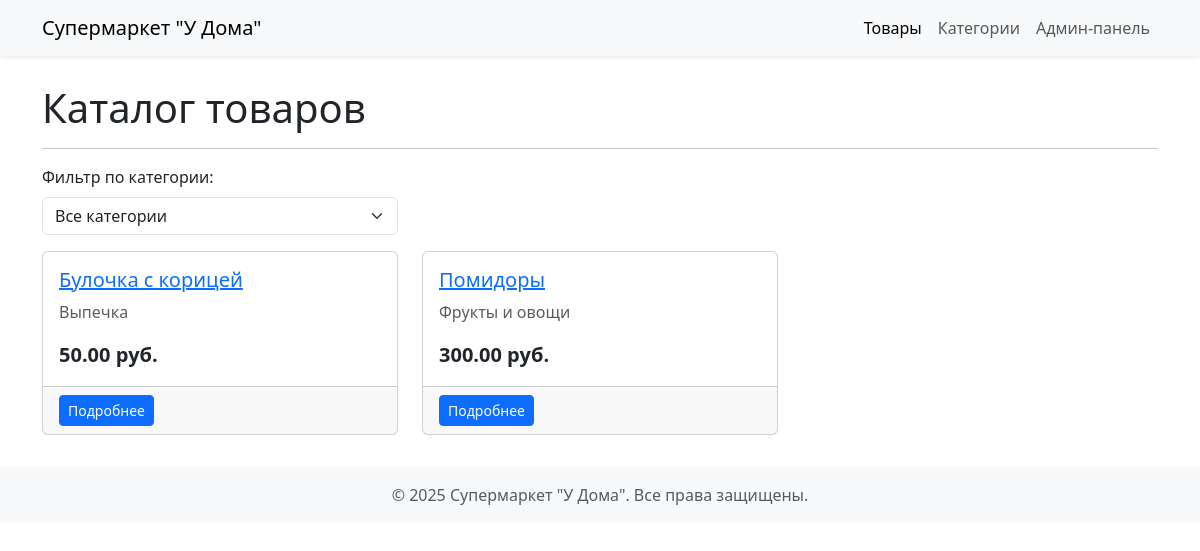
The page /supermarket/products/ on the database its author committed.
### supermarket_app/models.py (models this page shows, shortened)
class TimestampedModel(models.Model):
    created_at = models.DateTimeField(auto_now_add=True, verbose_name="Время создания")
    updated_at = models.DateTimeField(auto_now=True, verbose_name="Время обновления")
    class Meta:
        abstract = True

class IsActiveModel(models.Model):
    is_active = models.BooleanField(default=True, verbose_name="Активен")
    objects = IsActiveManager()
    class Meta:
        abstract = True

class Product(TimestampedModel, IsActiveModel):
    name = models.CharField(max_length=200, verbose_name="Название товара")
    description = models.TextField(blank=True, verbose_name="Описание")
    category = models.ForeignKey(
        Category,
        on_delete=models.PROTECT,
        related_name='products',
        verbose_name="Категория"
    )
    transport_companies = models.ManyToManyField(
        TransportCompany,
        related_name='products',
        verbose_name="Транспортные компании",
        blank=True
    )
    class Meta:
        verbose_name = "Товар"
        verbose_name_plural = "Товары"
        ordering = ['name']
    def get_current_price(self):
        now = timezone.now()
        try:
            current_price_obj = self.prices.filter(start_date__lte=now).latest('start_date')
            return current_price_obj.value
        except Price.DoesNotExist:
            return None

class Category(TimestampedModel):
    name = models.CharField(max_length=100, unique=True, verbose_name="Название категории")
    description = models.TextField(blank=True, verbose_name="Описание")
    class Meta:
        verbose_name = "Категория"
        verbose_name_plural = "Категории"
        ordering = ['name']

class Price(TimestampedModel):
    product = models.ForeignKey(
        Product,
        on_delete=models.CASCADE,
        related_name='prices',
        verbose_name="Товар"
    )
    value = models.DecimalField(
        max_digits=10,
        decimal_places=2,
        validators=[MinValueValidator(0.01)],
        verbose_name="Цена"
    )
    start_date = models.DateTimeField(
        default=timezone.now,
        verbose_name="Дата начала действия цены"
    )
    class Meta:
        verbose_name = "Цена"
        verbose_name_plural = "Цены (История)"
        ordering = ['-start_date']
        get_latest_by = 'start_date'

### supermarket_app/views.py (the view)
# urls.py: path('products/', views.ProductListView.as_view(), name='product_list'),
class ProductListView(ListView):
    model = Product
    template_name = 'supermarket_app/product_list.html'
    context_object_name = 'products'
    paginate_by = 20
    def get_queryset(self):
        queryset = Product.objects.get_active().select_related('category').order_by('name')
        category_filter = self.request.GET.get('category')
        if category_filter:
             try:
                 category_id = int(category_filter)
                 queryset = queryset.filter(category__id=category_id)
             except (ValueError, TypeError):
                 pass
        return queryset
    def get_context_data(self, **kwargs):
        context = super().get_context_data(**kwargs)
        context['categories'] = Category.objects.all()
        context['page_title'] = "Каталог товаров"
        return context

### supermarket_app/models.py (called while the page is built)
    def get_active(self):
        return self.get_queryset().filter(is_active=True)

### supermarket_app/templates/supermarket_app/product_list.html (shortened to what this page needs)
{% extends "supermarket_app/base.html" %}
{% block content %}
<div class="row mb-3">
    <div class="col-md-4">
        <form method="get">
            <label for="categoryFilter" class="form-label">Фильтр по категории:</label>
            <select name="category" id="categoryFilter" class="form-select" onchange="this.form.submit()">
                <option value="">Все категории</option>
            </select>
        </form>
    </div>
</div>
{% if products %}
    <div class="row row-cols-1 row-cols-md-2 row-cols-lg-3 g-4">
        {% for product in products %}
            <div class="col">
                <div class="card h-100">
                    <div class="card-body">
                        <h5 class="card-title">
                            <a href="{% url 'supermarket_app:product_detail' pk=product.pk %}">{{ product.name }}</a>
                        </h5>
                        <p class="card-text text-muted">{{ product.category.name }}</p>
                        {% with current_price=product.get_current_price %}
                            {% if current_price %}
                                <p class="card-text fs-5"><strong>{{ current_price }} руб.</strong></p>
                            {% else %}
                                <p class="card-text text-danger">Цена не установлена</p>
                            {% endif %}
                        {% endwith %}
                    </div>
                    <div class="card-footer">
                         <a href="{% url 'supermarket_app:product_detail' pk=product.pk %}" class="btn btn-primary btn-sm">Подробнее</a>
                    </div>
                </div>
            </div>
        {% endfor %}
    </div>
{% endif %}
{% endblock %}

### supermarket_app/templates/supermarket_app/base.html (style rules this page uses)
body { padding-top: 60px; }

### rows shown on the page
Product: name "Булочка с корицей", category.name "Выпечка", get_current_price "50.00"
Product: name "Помидоры", category.name "Фрукты и овощи", get_current_price "300.00"

### other values the page prints
{{ page_title|default:"Супермаркет" }} "Каталог товаров"
